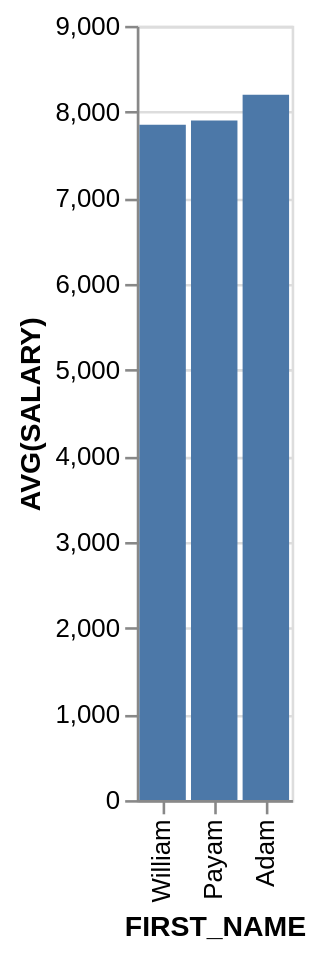

The specification (Vega-Lite) saved for this image:
### Vega-Lite specification from a JSON file in a GitHub repository (floating-point values rounded to 4 significant figures)
{"data": {"values": [{"x_data": "William", "y_data": 7850}, {"x_data": "Payam", "y_data": 7900}, {"x_data": "Adam", "y_data": 8200}]}, "mark": "bar", "encoding": {"x": {"field": "x_data", "type": "nominal", "title": "FIRST_NAME", "sort": "descending"}, "y": {"field": "y_data", "type": "quantitative", "title": "AVG(SALARY)"}}}
